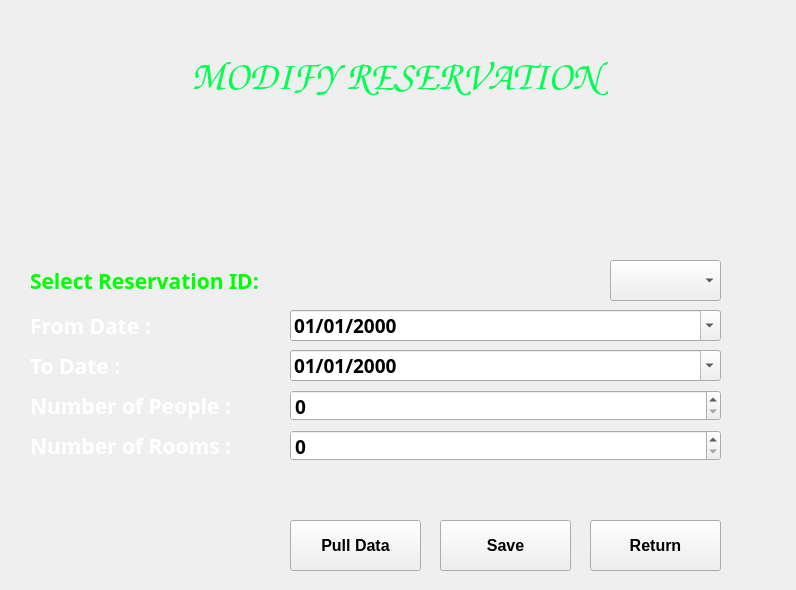
<?xml version="1.0" encoding="UTF-8"?>
<ui version="4.0">
 <class>RestaurantMenu</class>
 <widget class="QMainWindow" name="RestaurantMenu">
  <property name="geometry">
   <rect>
    <x>0</x>
    <y>0</y>
    <width>796</width>
    <height>590</height>
   </rect>
  </property>
  <property name="windowTitle">
   <string>MainWindow</string>
  </property>
  <widget class="QWidget" name="centralwidget">
   <widget class="QLabel" name="label_2">
    <property name="geometry">
     <rect>
      <x>30</x>
      <y>30</y>
      <width>731</width>
      <height>91</height>
     </rect>
    </property>
    <property name="palette">
     <palette>
      <active>
       <colorrole role="WindowText">
        <brush brushstyle="SolidPattern">
         <color alpha="255">
          <red>0</red>
          <green>255</green>
          <blue>81</blue>
         </color>
        </brush>
       </colorrole>
      </active>
      <inactive>
       <colorrole role="WindowText">
        <brush brushstyle="SolidPattern">
         <color alpha="255">
          <red>0</red>
          <green>255</green>
          <blue>81</blue>
         </color>
        </brush>
       </colorrole>
      </inactive>
      <disabled>
       <colorrole role="WindowText">
        <brush brushstyle="SolidPattern">
         <color alpha="255">
          <red>120</red>
          <green>120</green>
          <blue>120</blue>
         </color>
        </brush>
       </colorrole>
      </disabled>
     </palette>
    </property>
    <property name="font">
     <font>
      <family>Comic Sans MS</family>
      <pointsize>30</pointsize>
      <weight>75</weight>
      <bold>true</bold>
     </font>
    </property>
    <property name="cursor">
     <cursorShape>PointingHandCursor</cursorShape>
    </property>
    <property name="text">
     <string>MODIFY RESERVATION</string>
    </property>
    <property name="alignment">
     <set>Qt::AlignCenter</set>
    </property>
   </widget>
   <widget class="QLabel" name="label_7">
    <property name="geometry">
     <rect>
      <x>30</x>
      <y>310</y>
      <width>161</width>
      <height>31</height>
     </rect>
    </property>
    <property name="palette">
     <palette>
      <active>
       <colorrole role="WindowText">
        <brush brushstyle="SolidPattern">
         <color alpha="255">
          <red>255</red>
          <green>255</green>
          <blue>255</blue>
         </color>
        </brush>
       </colorrole>
      </active>
      <inactive>
       <colorrole role="WindowText">
        <brush brushstyle="SolidPattern">
         <color alpha="255">
          <red>255</red>
          <green>255</green>
          <blue>255</blue>
         </color>
        </brush>
       </colorrole>
      </inactive>
      <disabled>
       <colorrole role="WindowText">
        <brush brushstyle="SolidPattern">
         <color alpha="255">
          <red>120</red>
          <green>120</green>
          <blue>120</blue>
         </color>
        </brush>
       </colorrole>
      </disabled>
     </palette>
    </property>
    <property name="font">
     <font>
      <family>Bahnschrift SemiBold</family>
      <pointsize>16</pointsize>
      <weight>75</weight>
      <bold>true</bold>
     </font>
    </property>
    <property name="text">
     <string>From Date :</string>
    </property>
   </widget>
   <widget class="QLabel" name="label_8">
    <property name="geometry">
     <rect>
      <x>30</x>
      <y>350</y>
      <width>171</width>
      <height>31</height>
     </rect>
    </property>
    <property name="palette">
     <palette>
      <active>
       <colorrole role="WindowText">
        <brush brushstyle="SolidPattern">
         <color alpha="255">
          <red>255</red>
          <green>255</green>
          <blue>255</blue>
         </color>
        </brush>
       </colorrole>
      </active>
      <inactive>
       <colorrole role="WindowText">
        <brush brushstyle="SolidPattern">
         <color alpha="255">
          <red>255</red>
          <green>255</green>
          <blue>255</blue>
         </color>
        </brush>
       </colorrole>
      </inactive>
      <disabled>
       <colorrole role="WindowText">
        <brush brushstyle="SolidPattern">
         <color alpha="255">
          <red>120</red>
          <green>120</green>
          <blue>120</blue>
         </color>
        </brush>
       </colorrole>
      </disabled>
     </palette>
    </property>
    <property name="font">
     <font>
      <family>Bahnschrift SemiBold</family>
      <pointsize>16</pointsize>
      <weight>75</weight>
      <bold>true</bold>
     </font>
    </property>
    <property name="text">
     <string>To Date :</string>
    </property>
   </widget>
   <widget class="QPushButton" name="SubmitBt">
    <property name="geometry">
     <rect>
      <x>440</x>
      <y>520</y>
      <width>131</width>
      <height>51</height>
     </rect>
    </property>
    <property name="font">
     <font>
      <pointsize>12</pointsize>
      <weight>75</weight>
      <bold>true</bold>
     </font>
    </property>
    <property name="text">
     <string>Save</string>
    </property>
   </widget>
   <widget class="QPushButton" name="BackBt">
    <property name="geometry">
     <rect>
      <x>590</x>
      <y>520</y>
      <width>131</width>
      <height>51</height>
     </rect>
    </property>
    <property name="font">
     <font>
      <pointsize>12</pointsize>
      <weight>75</weight>
      <bold>true</bold>
     </font>
    </property>
    <property name="text">
     <string>Return</string>
    </property>
   </widget>
   <widget class="QDateEdit" name="ToDate">
    <property name="geometry">
     <rect>
      <x>290</x>
      <y>350</y>
      <width>431</width>
      <height>31</height>
     </rect>
    </property>
    <property name="font">
     <font>
      <family>Bahnschrift SemiBold</family>
      <pointsize>14</pointsize>
      <weight>75</weight>
      <bold>true</bold>
     </font>
    </property>
    <property name="currentSection">
     <enum>QDateTimeEdit::DaySection</enum>
    </property>
    <property name="displayFormat">
     <string>dd/MM/yyyy</string>
    </property>
    <property name="calendarPopup">
     <bool>true</bool>
    </property>
   </widget>
   <widget class="QDateEdit" name="FromDate">
    <property name="geometry">
     <rect>
      <x>290</x>
      <y>310</y>
      <width>431</width>
      <height>31</height>
     </rect>
    </property>
    <property name="font">
     <font>
      <family>Bahnschrift SemiBold</family>
      <pointsize>14</pointsize>
      <weight>75</weight>
      <bold>true</bold>
     </font>
    </property>
    <property name="currentSection">
     <enum>QDateTimeEdit::DaySection</enum>
    </property>
    <property name="displayFormat">
     <string>dd/MM/yyyy</string>
    </property>
    <property name="calendarPopup">
     <bool>true</bool>
    </property>
   </widget>
   <widget class="QLabel" name="label_9">
    <property name="geometry">
     <rect>
      <x>30</x>
      <y>390</y>
      <width>241</width>
      <height>31</height>
     </rect>
    </property>
    <property name="palette">
     <palette>
      <active>
       <colorrole role="WindowText">
        <brush brushstyle="SolidPattern">
         <color alpha="255">
          <red>255</red>
          <green>255</green>
          <blue>255</blue>
         </color>
        </brush>
       </colorrole>
      </active>
      <inactive>
       <colorrole role="WindowText">
        <brush brushstyle="SolidPattern">
         <color alpha="255">
          <red>255</red>
          <green>255</green>
          <blue>255</blue>
         </color>
        </brush>
       </colorrole>
      </inactive>
      <disabled>
       <colorrole role="WindowText">
        <brush brushstyle="SolidPattern">
         <color alpha="255">
          <red>120</red>
          <green>120</green>
          <blue>120</blue>
         </color>
        </brush>
       </colorrole>
      </disabled>
     </palette>
    </property>
    <property name="font">
     <font>
      <family>Bahnschrift SemiBold</family>
      <pointsize>16</pointsize>
      <weight>75</weight>
      <bold>true</bold>
     </font>
    </property>
    <property name="text">
     <string>Number of People :</string>
    </property>
   </widget>
   <widget class="QLabel" name="label_10">
    <property name="geometry">
     <rect>
      <x>30</x>
      <y>430</y>
      <width>241</width>
      <height>31</height>
     </rect>
    </property>
    <property name="palette">
     <palette>
      <active>
       <colorrole role="WindowText">
        <brush brushstyle="SolidPattern">
         <color alpha="255">
          <red>255</red>
          <green>255</green>
          <blue>255</blue>
         </color>
        </brush>
       </colorrole>
      </active>
      <inactive>
       <colorrole role="WindowText">
        <brush brushstyle="SolidPattern">
         <color alpha="255">
          <red>255</red>
          <green>255</green>
          <blue>255</blue>
         </color>
        </brush>
       </colorrole>
      </inactive>
      <disabled>
       <colorrole role="WindowText">
        <brush brushstyle="SolidPattern">
         <color alpha="255">
          <red>120</red>
          <green>120</green>
          <blue>120</blue>
         </color>
        </brush>
       </colorrole>
      </disabled>
     </palette>
    </property>
    <property name="font">
     <font>
      <family>Bahnschrift SemiBold</family>
      <pointsize>16</pointsize>
      <weight>75</weight>
      <bold>true</bold>
     </font>
    </property>
    <property name="text">
     <string>Number of Rooms :</string>
    </property>
   </widget>
   <widget class="QSpinBox" name="NofP">
    <property name="geometry">
     <rect>
      <x>290</x>
      <y>390</y>
      <width>431</width>
      <height>31</height>
     </rect>
    </property>
    <property name="font">
     <font>
      <family>Bahnschrift SemiBold</family>
      <pointsize>14</pointsize>
      <weight>75</weight>
      <bold>true</bold>
     </font>
    </property>
   </widget>
   <widget class="QSpinBox" name="NofR">
    <property name="geometry">
     <rect>
      <x>290</x>
      <y>430</y>
      <width>431</width>
      <height>31</height>
     </rect>
    </property>
    <property name="font">
     <font>
      <family>Bahnschrift SemiBold</family>
      <pointsize>14</pointsize>
      <weight>75</weight>
      <bold>true</bold>
     </font>
    </property>
   </widget>
   <widget class="QLabel" name="label">
    <property name="geometry">
     <rect>
      <x>0</x>
      <y>0</y>
      <width>801</width>
      <height>601</height>
     </rect>
    </property>
    <property name="text">
     <string/>
    </property>
    <property name="pixmap">
     <pixmap>rick-astley-villa-maria-2020-billboard-1548-1627575428.jpg</pixmap>
    </property>
    <property name="scaledContents">
     <bool>true</bool>
    </property>
   </widget>
   <widget class="QLabel" name="label_3">
    <property name="geometry">
     <rect>
      <x>30</x>
      <y>270</y>
      <width>271</width>
      <height>21</height>
     </rect>
    </property>
    <property name="palette">
     <palette>
      <active>
       <colorrole role="WindowText">
        <brush brushstyle="SolidPattern">
         <color alpha="255">
          <red>0</red>
          <green>255</green>
          <blue>0</blue>
         </color>
        </brush>
       </colorrole>
      </active>
      <inactive>
       <colorrole role="WindowText">
        <brush brushstyle="SolidPattern">
         <color alpha="255">
          <red>0</red>
          <green>255</green>
          <blue>0</blue>
         </color>
        </brush>
       </colorrole>
      </inactive>
      <disabled>
       <colorrole role="WindowText">
        <brush brushstyle="SolidPattern">
         <color alpha="255">
          <red>120</red>
          <green>120</green>
          <blue>120</blue>
         </color>
        </brush>
       </colorrole>
      </disabled>
     </palette>
    </property>
    <property name="font">
     <font>
      <family>Bahnschrift SemiBold</family>
      <pointsize>16</pointsize>
      <weight>75</weight>
      <bold>true</bold>
     </font>
    </property>
    <property name="text">
     <string>Select Reservation ID:</string>
    </property>
   </widget>
   <widget class="QComboBox" name="ResID">
    <property name="geometry">
     <rect>
      <x>610</x>
      <y>260</y>
      <width>111</width>
      <height>41</height>
     </rect>
    </property>
    <property name="font">
     <font>
      <family>Bahnschrift SemiBold</family>
      <pointsize>14</pointsize>
      <weight>75</weight>
      <bold>true</bold>
     </font>
    </property>
   </widget>
   <widget class="QPushButton" name="PullBt">
    <property name="geometry">
     <rect>
      <x>290</x>
      <y>520</y>
      <width>131</width>
      <height>51</height>
     </rect>
    </property>
    <property name="font">
     <font>
      <pointsize>12</pointsize>
      <weight>75</weight>
      <bold>true</bold>
     </font>
    </property>
    <property name="text">
     <string>Pull Data</string>
    </property>
   </widget>
   <zorder>label</zorder>
   <zorder>label_2</zorder>
   <zorder>label_7</zorder>
   <zorder>label_8</zorder>
   <zorder>SubmitBt</zorder>
   <zorder>BackBt</zorder>
   <zorder>ToDate</zorder>
   <zorder>FromDate</zorder>
   <zorder>label_9</zorder>
   <zorder>label_10</zorder>
   <zorder>NofP</zorder>
   <zorder>NofR</zorder>
   <zorder>label_3</zorder>
   <zorder>ResID</zorder>
   <zorder>PullBt</zorder>
  </widget>
 </widget>
 <resources>
  <include location="background.qrc"/>
 </resources>
 <connections/>
</ui>
